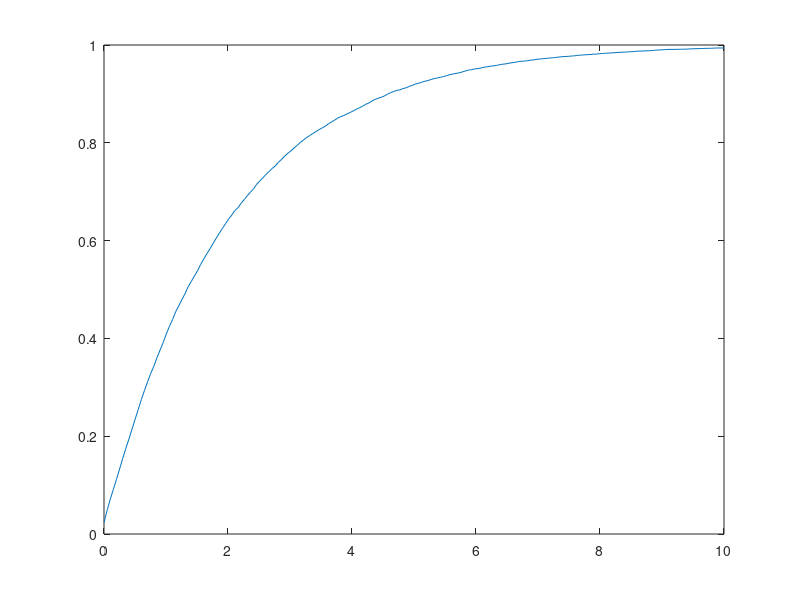

Here is the MATLAB script that generated this plot:

            % finding the cummulative distributive function for exponential
            % distribbution with teta=0.5
    N=10000;
    theta = 0.5;
    C=0;
        
    for i = 1 : N
      u(i) = rand();                            % different Fx(x) is randomly generated
      a(i) = -log(1-u(i))/theta;                % different random variable x1,x2,x3... are generated
    end
    
    xMax=10;
    delta_x=0.05;
    
    x=0;
    j=1;
    while x <= xMax
        x=x+delta_x;
        C=0;
        for i = 1 : N            
            if ( a(i) <= x )
                C=C+1;
            end            
        end
        Prob(j)=C/N;
        j=j+1;
    end
    xxasis=linspace(0,xMax,200);
    plot(xxasis,Prob)
%     plot(1:j,Prob,'*');
